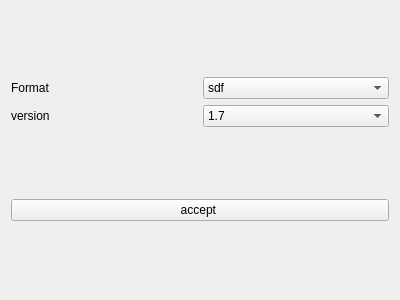
<?xml version="1.0" encoding="UTF-8"?>
<ui version="4.0">
 <class>initialize_widget</class>
 <widget class="QWidget" name="initialize_widget">
  <property name="geometry">
   <rect>
    <x>0</x>
    <y>0</y>
    <width>400</width>
    <height>300</height>
   </rect>
  </property>
  <property name="minimumSize">
   <size>
    <width>400</width>
    <height>300</height>
   </size>
  </property>
  <property name="maximumSize">
   <size>
    <width>400</width>
    <height>300</height>
   </size>
  </property>
  <property name="windowTitle">
   <string>Initialize </string>
  </property>
  <layout class="QVBoxLayout" name="verticalLayout">
   <item>
    <layout class="QGridLayout" name="gridLayout">
     <item row="0" column="0">
      <widget class="QLabel" name="format_label">
       <property name="text">
        <string>Format</string>
       </property>
      </widget>
     </item>
     <item row="0" column="1">
      <widget class="QComboBox" name="format_popup">
       <item>
        <property name="text">
         <string>sdf</string>
        </property>
       </item>
       <item>
        <property name="text">
         <string>urdf</string>
        </property>
       </item>
      </widget>
     </item>
     <item row="2" column="1">
      <widget class="QComboBox" name="version_popup">
       <item>
        <property name="text">
         <string>1.7</string>
        </property>
       </item>
       <item>
        <property name="text">
         <string>1.8</string>
        </property>
       </item>
       <item>
        <property name="text">
         <string>1.9</string>
        </property>
       </item>
       <item>
        <property name="text">
         <string>1.10</string>
        </property>
       </item>
      </widget>
     </item>
     <item row="2" column="0">
      <widget class="QLabel" name="version_label">
       <property name="text">
        <string>version</string>
       </property>
      </widget>
     </item>
    </layout>
   </item>
   <item>
    <layout class="QHBoxLayout" name="horizontalLayout">
     <item>
      <widget class="QPushButton" name="accept_button">
       <property name="maximumSize">
        <size>
         <width>16777215</width>
         <height>16777215</height>
        </size>
       </property>
       <property name="text">
        <string>accept </string>
       </property>
      </widget>
     </item>
    </layout>
   </item>
  </layout>
 </widget>
 <resources/>
 <connections/>
</ui>
